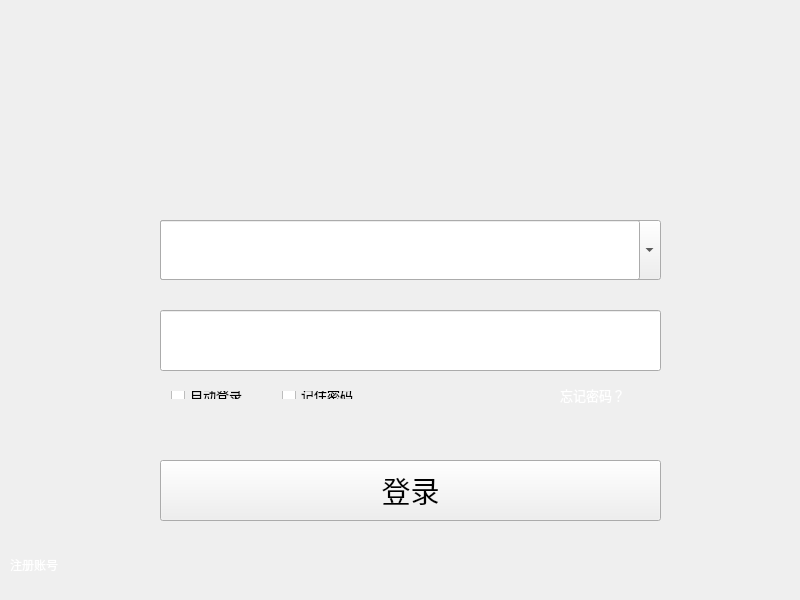
<?xml version="1.0" encoding="UTF-8"?>
<ui version="4.0">
 <class>Widget</class>
 <widget class="QWidget" name="Widget">
  <property name="geometry">
   <rect>
    <x>0</x>
    <y>0</y>
    <width>800</width>
    <height>600</height>
   </rect>
  </property>
  <property name="font">
   <font>
    <family>Agency FB</family>
    <pointsize>10</pointsize>
   </font>
  </property>
  <property name="windowTitle">
   <string>Widget</string>
  </property>
  <property name="styleSheet">
   <string notr="true">QStackdeWidget#stackedWidget QPushButton
{
	border:none;
	border-radius:5px;
	backrground-color: rgb(11,194,255);
}
</string>
  </property>
  <widget class="QLineEdit" name="number">
   <property name="geometry">
    <rect>
     <x>160</x>
     <y>220</y>
     <width>480</width>
     <height>60</height>
    </rect>
   </property>
   <property name="font">
    <font>
     <family>幼圆</family>
     <pointsize>16</pointsize>
     <italic>false</italic>
    </font>
   </property>
  </widget>
  <widget class="QComboBox" name="numeber_list">
   <property name="geometry">
    <rect>
     <x>160</x>
     <y>220</y>
     <width>501</width>
     <height>60</height>
    </rect>
   </property>
   <property name="font">
    <font>
     <family>幼圆</family>
     <pointsize>16</pointsize>
     <italic>true</italic>
    </font>
   </property>
   <item>
    <property name="text">
     <string>root</string>
    </property>
   </item>
   <item>
    <property name="text">
     <string>123456</string>
    </property>
   </item>
   <item>
    <property name="text">
     <string>456123</string>
    </property>
   </item>
  </widget>
  <widget class="QLineEdit" name="pwd">
   <property name="geometry">
    <rect>
     <x>160</x>
     <y>310</y>
     <width>501</width>
     <height>61</height>
    </rect>
   </property>
   <property name="font">
    <font>
     <family>幼圆</family>
     <pointsize>16</pointsize>
     <italic>true</italic>
    </font>
   </property>
   <property name="echoMode">
    <enum>QLineEdit::Password</enum>
   </property>
  </widget>
  <widget class="QLabel" name="forget_pwd">
   <property name="geometry">
    <rect>
     <x>560</x>
     <y>380</y>
     <width>101</width>
     <height>31</height>
    </rect>
   </property>
   <property name="text">
    <string>&lt;html&gt;&lt;head/&gt;&lt;body&gt;&lt;p&gt;&lt;span style=&quot; color:#ffffff;&quot;&gt;忘记密码？&lt;/span&gt;&lt;/p&gt;&lt;/body&gt;&lt;/html&gt;</string>
   </property>
  </widget>
  <widget class="QLabel" name="get_number">
   <property name="geometry">
    <rect>
     <x>10</x>
     <y>550</y>
     <width>121</width>
     <height>31</height>
    </rect>
   </property>
   <property name="font">
    <font>
     <family>微软雅黑</family>
    </font>
   </property>
   <property name="text">
    <string>&lt;html&gt;&lt;head/&gt;&lt;body&gt;&lt;p&gt;&lt;span style=&quot; color:#ffffff;&quot;&gt;注册账号&lt;/span&gt;&lt;/p&gt;&lt;/body&gt;&lt;/html&gt;</string>
   </property>
  </widget>
  <widget class="QPushButton" name="pushButton_login">
   <property name="geometry">
    <rect>
     <x>160</x>
     <y>460</y>
     <width>501</width>
     <height>61</height>
    </rect>
   </property>
   <property name="font">
    <font>
     <family>仿宋</family>
     <pointsize>22</pointsize>
    </font>
   </property>
   <property name="styleSheet">
    <string notr="true">QStackdeWidget#stackedWidget QPushButton
{
	border:none;
	border-radius:5px;
	backrground-color: rgb(11,194,255);
}</string>
   </property>
   <property name="text">
    <string>登录</string>
   </property>
   <property name="shortcut">
    <string>Return</string>
   </property>
  </widget>
  <widget class="QLabel" name="header">
   <property name="geometry">
    <rect>
     <x>330</x>
     <y>120</y>
     <width>121</width>
     <height>91</height>
    </rect>
   </property>
   <property name="text">
    <string/>
   </property>
   <property name="pixmap">
    <pixmap resource="picture.qrc">:/hall_picture/header.jpg</pixmap>
   </property>
   <property name="scaledContents">
    <bool>true</bool>
   </property>
  </widget>
  <widget class="QLabel" name="background_gif">
   <property name="geometry">
    <rect>
     <x>0</x>
     <y>0</y>
     <width>800</width>
     <height>600</height>
    </rect>
   </property>
   <property name="text">
    <string/>
   </property>
   <property name="pixmap">
    <pixmap resource="picture.qrc">:/bgd_picture/bgd03.JPG</pixmap>
   </property>
   <property name="scaledContents">
    <bool>true</bool>
   </property>
  </widget>
  <widget class="QWidget" name="layoutWidget">
   <property name="geometry">
    <rect>
     <x>160</x>
     <y>380</y>
     <width>237</width>
     <height>30</height>
    </rect>
   </property>
   <layout class="QHBoxLayout" name="horizontalLayout">
    <item>
     <widget class="QCheckBox" name="auto_login">
      <property name="font">
       <font>
        <family>Agency FB</family>
        <pointsize>10</pointsize>
       </font>
      </property>
      <property name="text">
       <string>自动登录</string>
      </property>
     </widget>
    </item>
    <item>
     <widget class="QCheckBox" name="remember_pwd">
      <property name="font">
       <font>
        <family>Agency FB</family>
        <pointsize>10</pointsize>
       </font>
      </property>
      <property name="text">
       <string>记住密码</string>
      </property>
     </widget>
    </item>
   </layout>
  </widget>
  <zorder>numeber_list</zorder>
  <zorder>background_gif</zorder>
  <zorder>layoutWidget</zorder>
  <zorder>pwd</zorder>
  <zorder>number</zorder>
  <zorder>forget_pwd</zorder>
  <zorder>pushButton_login</zorder>
  <zorder>header</zorder>
  <zorder>get_number</zorder>
 </widget>
 <layoutdefault spacing="6" margin="11"/>
 <resources>
  <include location="picture.qrc"/>
 </resources>
 <connections/>
</ui>
